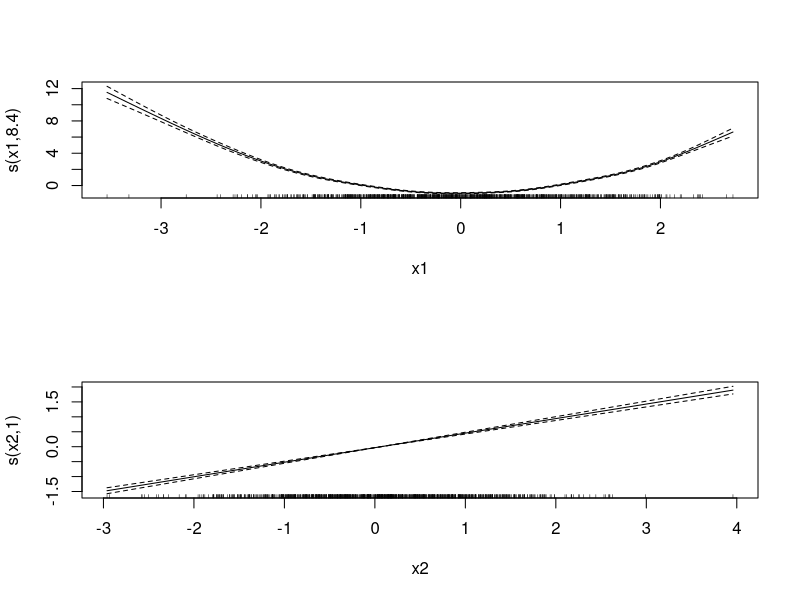
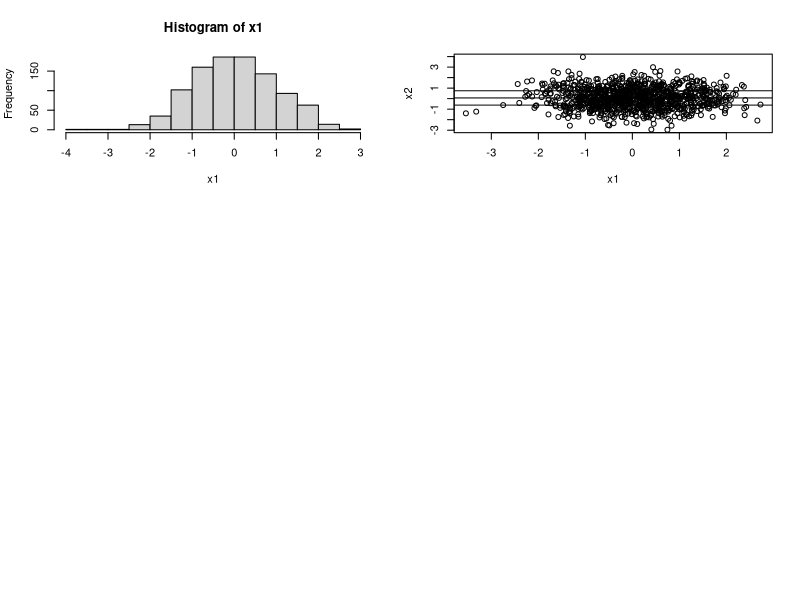

These figures' R source, in order: (Note: this script raises an error after producing the figures.)
# TEst
# Estimation par backfitting dans les modèles additifs non linéaires
library(nlme)
library(mgcv)

### Etude par Simulation
# fonctions
f1 = function(x){
	f1 = x^2 - 1
}

f2 = function(x){
	f2 = x/2
}

# Simulation
n = 1000
sig2 = 0.25
mu = 0
x1 = rnorm(n, mean=0, sd=1)
x2 = rnorm(n, mean=0, sd=1)

y = mu + f1(x1) + f2(x2) + rnorm(n, mean=0, sd=sqrt(sig2))

# Estimation
modgam <- gam(y ~ s(x1) + s(x2))
summary(modgam)
par(mfrow=c(2, 1))
plot(modgam,scale=0,select=1,shade=TRUE, shade.col="cyan")
plot(modgam,scale=0,select=2,shade=TRUE, shade.col="cyan")

par(mfrow=c(3,2))
hist(x1)
plot(x1, x2)
abline(h=quantile(x2, 0.25))
abline(h=quantile(x2, 0.5))
abline(h=quantile(x2, 0.75))


x2_b = NULL
x1_b = NULL
y_b = NULL

x2_mb = NULL
x1_mb = NULL
y_mb = NULL

x2_mh = NULL
x1_mh = NULL
y_mh = NULL

x2_h = NULL
x1_h = NULL
y_h = NULL

b = 1
mb = 1
mh = 1
h = 1
for(i in 1:length(x2)){
	if(x2[i] < quantile(x2, 0.25)){
		x2_b[j] = x2[i]
		x1_b[j] = x1[i]
		y_b[j] = y[i]
		j = j + 1
	}
	if(x2[i] > quantile(x2, 0.25) & x2[i] < quantile(x2, 0.5)){
		x2_mb[mb] = x2[i]
		x1_mb[mb] = x1[i]
		y_mb[mb] = y[i]
		mb = mb + 1
	}
	if(x2[i] > quantile(x2, 0.5) & x2[i] < quantile(x2, 0.75)){
		x2_mh[mh] = x2[i]
		x1_mh[mh] = x1[i]
		y_mh[mh] = y[i]
		mh = mh + 1
	}
	if(x2[i] > quantile(x2, 0.75)){
		x2_h[h] = x2[i]
		x1_h[h] = x1[i]
		y_h[h] = y[i]
		h = h + 1
	}
}

modgam_b <- gam(y_b ~ s(x1_b) +s(x2_b))
modgam_mb <- gam(y_mb ~ s(x1_mb) +s(x2_mb))
modgam_mh <- gam(y_mh ~ s(x1_mh) +s(x2_mh))
modgam_h <- gam(y_h ~ s(x1_h) +s(x2_h))
plot(modgam_b,scale=0,select=1,shade=TRUE, shade.col="cyan")
plot(modgam_mb,scale=0,select=1,shade=TRUE, shade.col="cyan")
plot(modgam_mh,scale=0,select=1,shade=TRUE, shade.col="cyan")
plot(modgam_h,scale=0,select=1,shade=TRUE, shade.col="cyan")






#### Partial estimation
# 9 regions de proba 1/9
patial = function(x1, x2, x3, y){

n = length(x1)
x1r = matrix(data=NA, nrow=n, ncol=9)
x2r = matrix(data=NA, nrow=n, ncol=9)
x3r = matrix(data=NA, nrow=n, ncol=9)
yr = matrix(data=NA, nrow=n, ncol=9)

ir = c(1,1,1,1,1,1,1,1,1)

for(i in 1:n){
	# Which region
	if(x1[i] < quantile(x1, 1/3)){
		if(x2[i] < quantile(x2, 1/3)){
			region = 1
		}
		if(x2[i] > quantile(x2, 1/3) & x2[i] < quantile(x2, 2/3)){
			region = 2
		}
		if(x2[i] > quantile(x2, 2/3)){
			region = 3
		}
	}
	if(x1[i] > quantile(x1, 1/3) & x1[i] < quantile(x1, 2/3)){
		if(x2[i] < quantile(x2, 1/3)){
			region = 4
		}
		if(x2[i] > quantile(x2, 1/3) & x2[i] < quantile(x2, 2/3)){
			region = 5
		}
		if(x2[i] > quantile(x2, 2/3)){
			region = 6
		}
	}
	if(x1[i] > quantile(x1, 2/3)){
		if(x2[i] < quantile(x2, 1/3)){
			region = 7
		}
		if(x2[i] > quantile(x2, 1/3) & x2[i] < quantile(x2, 2/3)){
			region = 8
		}
		if(x2[i] > quantile(x2, 2/3)){
			region = 9
		}
	}
	
	# Affect
	x1r[ir[region], region] = x1[i]
	x2r[ir[region], region] = x2[i]
	x3r[ir[region], region] = x3[i]
	yr[ir[region], region] = y[i]
	ir[region] = ir[region] + 1
}

# Estimation partielle
modgam_1 <- gam(yr[1:ir[1]-1,1] ~ s(x1r[1:ir[1]-1,1]) + s(x2r[1:ir[1]-1,1]) +s(x3r[1:ir[1]-1,1]))
modgam_2 <- gam(yr[1:ir[2]-1,2] ~ s(x1r[1:ir[2]-1,2]) + s(x2r[1:ir[2]-1,2]) +s(x3r[1:ir[2]-1,2]))
modgam_3 <- gam(yr[1:ir[3]-1,3] ~ s(x1r[1:ir[3]-1,3]) + s(x2r[1:ir[3]-1,3]) +s(x3r[1:ir[3]-1,3]))
modgam_4 <- gam(yr[1:ir[4]-1,4] ~ s(x1r[1:ir[4]-1,4]) + s(x2r[1:ir[4]-1,4]) +s(x3r[1:ir[4]-1,4]))
modgam_5 <- gam(yr[1:ir[5]-1,5] ~ s(x1r[1:ir[5]-1,5]) + s(x2r[1:ir[5]-1,5]) +s(x3r[1:ir[5]-1,5]))
modgam_6 <- gam(yr[1:ir[6]-1,6] ~ s(x1r[1:ir[6]-1,6]) + s(x2r[1:ir[6]-1,6]) +s(x3r[1:ir[6]-1,6]))
modgam_7 <- gam(yr[1:ir[7]-1,7] ~ s(x1r[1:ir[7]-1,7]) + s(x2r[1:ir[7]-1,7]) +s(x3r[1:ir[7]-1,7]))
modgam_8 <- gam(yr[1:ir[8]-1,8] ~ s(x1r[1:ir[8]-1,8]) + s(x2r[1:ir[8]-1,8]) +s(x3r[1:ir[8]-1,8]))
modgam_9 <- gam(yr[1:ir[9]-1,9] ~ s(x1r[1:ir[9]-1,9]) + s(x2r[1:ir[9]-1,9]) +s(x3r[1:ir[9]-1,9]))

modgam <- gam(y ~ s(x1) + s(x2) + s(x3))

# Plots
par(mfrow=c(4,3))
hist(x3)

plot(x1, x2)
abline(v=quantile(x1, 1/3), col="red")
abline(v=quantile(x1, 2/3), col="red")
abline(h=quantile(x2, 1/3), col="red")
abline(h=quantile(x2, 2/3), col="red")

plot(modgam,scale=0,select=3,shade=TRUE, lwd=2, col="red" )

plot(modgam_1,scale=0,select=3,shade=TRUE, shade.col="cyan")
plot(modgam_2,scale=0,select=3,shade=TRUE, shade.col="cyan")
plot(modgam_3,scale=0,select=3,shade=TRUE, shade.col="cyan")

plot(modgam_4,scale=0,select=3,shade=TRUE, shade.col="cyan")
plot(modgam_5,scale=0,select=3,shade=TRUE, shade.col="cyan")
plot(modgam_6,scale=0,select=3,shade=TRUE, shade.col="cyan")

plot(modgam_7,scale=0,select=3,shade=TRUE, shade.col="cyan")
plot(modgam_8,scale=0,select=3,shade=TRUE, shade.col="cyan")
plot(modgam_9,scale=0,select=3,shade=TRUE, shade.col="cyan")
}
